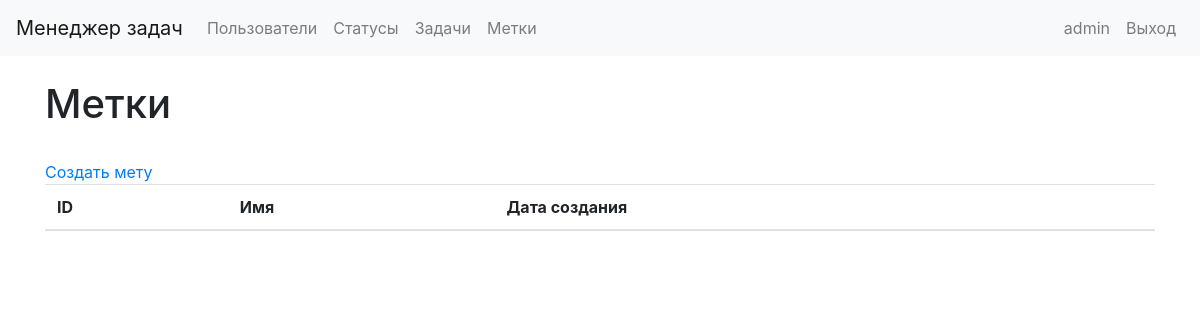
Page /labels/ (signed in) on the earlier database version.
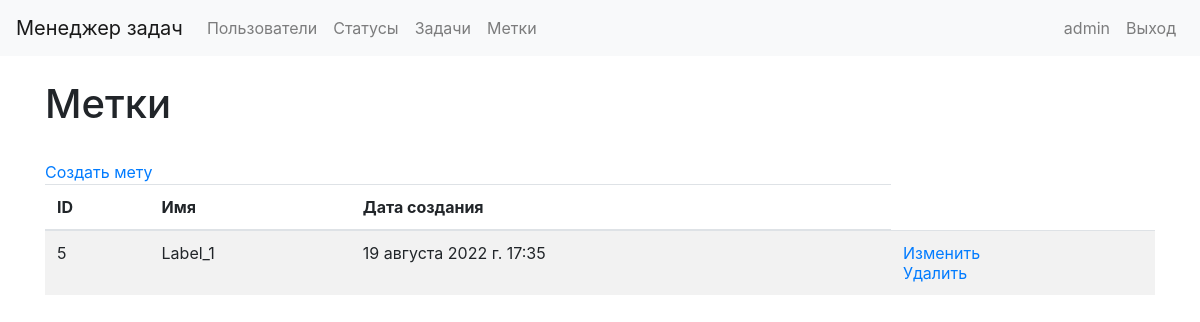
Same page on the later database version.
### task_manager/models.py (models this page shows, shortened)
class Label(models.Model):
    name = models.CharField(max_length=100, unique=True)
    time_create = models.DateTimeField(auto_now_add=True)

### task_manager/views.py (the view)
# urls.py: path('labels/', views.LabelList.as_view(), name='labels_list'),
class LabelList(LoginRequiredMixin, ListView):
    model = Label
    template_name = "labels_list.html"
    login_url = reverse_lazy('user_login')
    def dispatch(self, request, *args, **kwargs):
        if not request.user.is_authenticated:
            messages.error(request, _("Вы не авторизованы! Пожалуйста, выполните вход."))
            return redirect('user_login')
        return super().dispatch(request, *args, **kwargs)

### task_manager/templates/labels_list.html
{% extends 'base.html' %}
{% load i18n %}
{% block content %}
    <div class="container wrapper flex-grow-1">
        <br>
        <h1>{% translate "Метки" %}</h1>
        <br>
        <a href="{% url 'labels_create' %}">{% translate "Создать мету" %}</a>
        <table class="table table-striped">
            <thead>
                <tr>
                    <th>{% translate "ID" %}</th>
                    <th>{% translate "Имя" %}</th>
                    <th>{% translate "Дата создания" %}</th>
                </tr>
            </thead>
            <tbody>
                {% for l in object_list %}
                <tr>
                    <td>{{l.id}}</td>
                    <td>{{l.name}}</td>
                    <td>{{l.time_create}}</td>
                    <td>
                        <a href="{% url 'labels_update' pk=l.id %}">{% translate "Изменить" %}</a>
                        <br>
                        <a href="{% url 'labels_delete' pk=l.id %}">{% translate "Удалить" %}</a>
                    </td>
                </tr>
                {% endfor %}
            </tbody>
        </table>
    </div>
{% endblock %}

Differences in the rows shown:
added Label: id "5", name "Label_1", time_create "19 августа 2022 г. 17:35"
